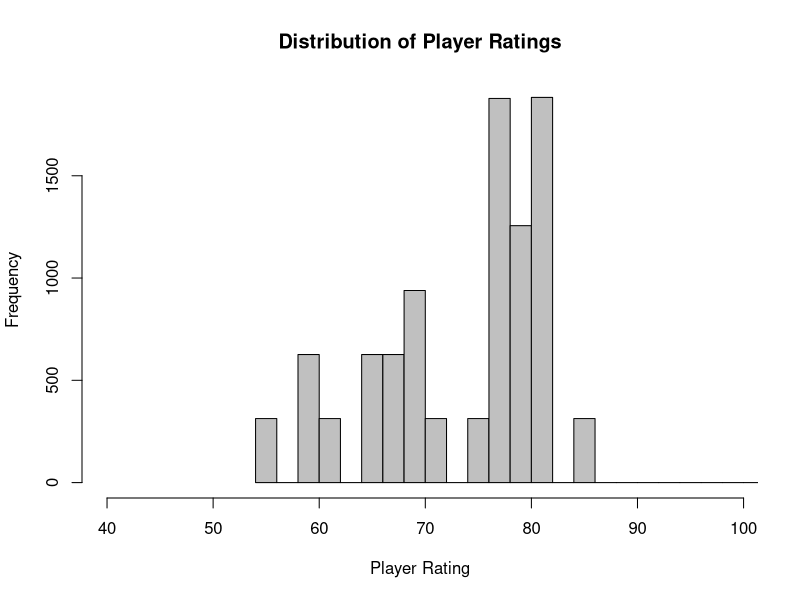

R code for this plot:
dat1 <- read.csv("mediumSet.csv", header=F)$V1
hist(dat1, col="#C0C0C0", main="Distribution of Player Ratings", xlab ="Player Rating", ylab = "Frequency",xlim = c(40,99), breaks = 400)

